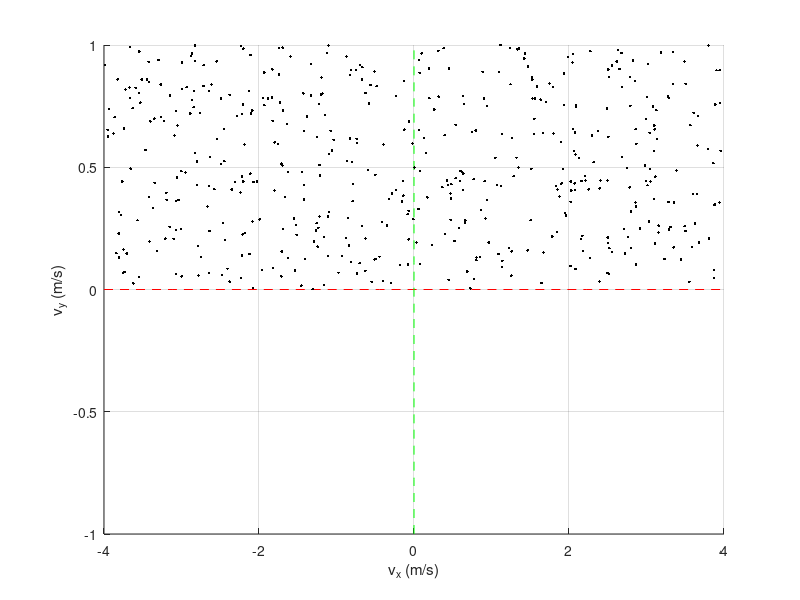

MATLAB code to generate this figure: (Note: this script raises an error after producing the figure.)
clear; clc;

%% 3D velocity command sweep
N_s = 500; % velocity command samples

vx_max = 4.0; % 4,5
vy_max = 1.0; % 3.5
omega_max = 6.0; % 7.5

cmd_sweep = zeros(N_s, 3);

% for i = 1:N_s % Gaussian sampling
%     vx_samp = vx_max/3 * randn(1, 1);
%     vy_samp = vy_max/3 * randn(1, 1);
%     wz_samp = omega_max/3 * randn(1, 1);
%     cmd_sweep(i,:) = [vx_samp, vy_samp, wz_samp];
% end
for i = 1:N_s % Uniform sampling
    vx_samp = 2.*vx_max*(rand - 0.5);
    %vy_samp = 2.*vy_max*(rand - 0.5);
    %wz_samp = 2.*omega_max*(rand - 0.5);
    vy_samp = vy_max*rand;
    wz_samp = omega_max*rand;
    cmd_sweep(i,:) = [vx_samp, vy_samp, wz_samp];
end

 
figure;
hold on; grid on;
xlabel('v_x (m/s)'); ylabel('v_y (m/s)'); zlabel('\omega_z (rad/s)')
plot3(linspace(-vx_max, vx_max, 10),zeros(1, 10),zeros(1, 10),'r--')
plot3(zeros(1, 10),linspace(-vy_max, vy_max, 10),zeros(1, 10),'g--')
plot3(zeros(1, 10), zeros(1, 10),linspace(-omega_max, omega_max, 10),'c--')
for i = 1:N_s
    plot3(cmd_sweep(i, 1), cmd_sweep(i,2), cmd_sweep(i,3), 'k.')
end

%% save 3D command sweep
SAVE_CMD_SWEEP = true;
if SAVE_CMD_SWEEP
    writematrix(cmd_sweep, 'cmd_sweep.csv');
end

%% 2D velocity command slice
N_s = 200; 
vx_vy_sweep = zeros(N_s, 3);
vx_wz_sweep = zeros(N_s, 3);
vy_wz_sweep = zeros(N_s, 3);

for i = 1:N_s
    vx_samp = vx_max/2 * randn(1, 1);
    vy_samp = vy_max/2 * randn(1, 1);
    wz_samp = omega_max/2 * randn(1, 1);
    vx_vy_sweep(i,:) = [vx_samp, vy_samp, 0];
    vx_wz_sweep(i,:) = [vx_samp, 0, wz_samp];
    vy_wz_sweep(i,:) = [0, vy_samp, wz_samp];
end

f = figure; f.Position = [500 100 2500 750];
subplot(1,3,1); hold on; grid on; axis equal;
xlabel('v_x (m/s)'); ylabel('v_y (m/s)')
xline(0); yline(0);
plot(vx_vy_sweep(:,1), vx_vy_sweep(:,2), 'bo')

subplot(1,3,2); hold on; grid on; axis equal;
xlabel('v_x (m/s)'); ylabel('\omega_z (rad/s)')
xline(0); yline(0);
plot(vx_wz_sweep(:,1), vx_wz_sweep(:,3), 'bo')

subplot(1,3,3); hold on; grid on; axis equal;
xlabel('v_y (m/s)'); ylabel('\omega_z (rad/s)')
xline(0); yline(0);
plot(vy_wz_sweep(:,2), vy_wz_sweep(:,3), 'bo')


%% save 2D command slices
SAVE_CMD_SLICE = false;
if SAVE_CMD_SLICE
    writematrix(vx_vy_sweep, 'vx_vy_sweep_tmp.csv');
    writematrix(vx_wz_sweep, 'vx_wz_sweep_tmp.csv');
    writematrix(vy_wz_sweep, 'vy_wz_sweep_tmp.csv');
end
